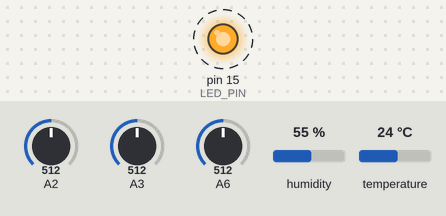
This sketch was run on a simulated Arduino Nano, built with avr-gcc and run on an emulated ATmega328P. On the bench: output pins drawn as LEDs (lit = HIGH). Dashed ring = blinking. Inputs (shaded band) come from the test bench; at power-on: A2 = 512, A3 = 512, A6 = 512, humidity 55 %, temperature 24 °C. What the sketch prints to the serial monitor is not drawn.

Above: at 2.9 s.
Timing chart, 0 to 5.7 s (numbered marks = the images above):
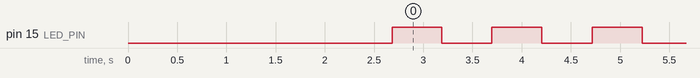

Measured:
- by itself, pin 15 (LED_PIN): alternates HIGH for 0.51 s and LOW for 0.51 s

The sketch:

spi.ino
```cpp
// Program for sending data from arduino nano and sensor to raspberry pi
// Part of skripsi by Rian Wardana
// SPI version

/**
 * Quick reference
 * SPCR = SPI Control Register, consists of 8 bit value, each controlling SPI functionality
 * |  ------------------------- SPCR ---------------------------- |
 * | SPIE | SPE   | DORD  | MSTR  | CPOL  | CPHA  | SPR1  | SPR0  |
 * |  7   |   6   |   5   |   4   |   3   |   2   |   1   |   0   |
 *
 * SPIE = enables SPI interrupt when 1
 * SPE  = (SPI Enable) enables SPI when 1
 * DORD = Sends data least Significant Bit First when 1, most Significant Bit first when 0
 * MSTR = Sets the Arduino in controller mode when 1, peripheral mode when 0
 * CPOL = Sets the data clock to be idle when high if set to 1, idle when low if set to 0
 * CPHA = Samples data on the falling edge of the data clock when 1, rising edge when 0
 * SPR1 and SPR0 - Sets the SPI speed, 00 is fastest (4MHz) 11 is slowest (250KHz)
 */

#include <DHT.h>
#include <Wire.h>
#include <SPI.h>
#include <stdlib.h>

// define constants
#define LED_PIN PIN_A1
#define DHTPIN PIN7
#define DHTTYPE DHT22
#define xInput PIN_A2
#define yInput PIN_A3
#define zInput PIN_A6
#define SS PIN_SPI_SS
#define MOSI PIN_SPI_MOSI
#define MISO PIN_SPI_MISO
#define SCLK PIN_SPI_SCK
#define MAX_LENGTH 32

const int sampleSize = 10;
const int RawMin = 0;
const int RawMax = 1023;

// init DHT22
DHT dht(DHTPIN, DHTTYPE);

// define vars
char cdata[MAX_LENGTH];
unsigned long timer = 0;
bool blinkState = false;
volatile byte pos;
volatile bool processed;
float hum, temp;
char hum_c[7], temp_c[7], acc0_c[7], acc1_c[7], acc2_c[7];
int xOffset = 0, yOffset = 0, zOffset = 0;

void dht_setup()
{
    dht.begin();
}

int readAxis(int axisPin)
{
    long reading = 0;
    analogRead(axisPin);
    delay(1);
    for (int i = 0; i < sampleSize; i++)
    {
        reading += analogRead(axisPin);
    }
    return reading / sampleSize;
}

float readX()
{
    int xRaw = readAxis(xInput) + xOffset;
    long xScaled = map(xRaw, RawMin, RawMax, -3000, 3000);
    return xScaled / 1000.0;
}
float readY()
{
    int yRaw = readAxis(yInput) + yOffset;
    long yScaled = map(yRaw, RawMin, RawMax, -3000, 3000);
    return yScaled / 1000.0;
}
float readZ()
{
    int zRaw = readAxis(zInput) + zOffset;
    long zScaled = map(zRaw, RawMin, RawMax, -3000, 3000);
    return zScaled / 1000.0;
}

void calibrate_gy61()
{
    int zeroG = 512; // analog input is 0-1023, 512 is the median value
    delay(1000);

    // calibrate the x,y,z axis
    // read 100 samples from each axis and average them out
    int xTotal = 0, yTotal = 0, zTotal = 0;
    for (int i = 0; i < 100; i++)
    {
        xTotal += readAxis(xInput);
        yTotal += readAxis(yInput);
        zTotal += readAxis(zInput);
    }
    Serial.print(F("X average: ")); Serial.println(xTotal / 100);
    xOffset = zeroG - abs(xTotal / 100);
    yOffset = zeroG - abs(yTotal / 100);
    zOffset = zeroG - abs(zTotal / 100);
    Serial.println(F("Offset is: "));
    Serial.print(F("xOffset:\t"));
    Serial.println(xOffset);
    Serial.print(F("yOffset:\t"));
    Serial.println(yOffset);
    Serial.print(F("zOffset:\t"));
    Serial.println(zOffset);
}

void setup()
{
    Serial.begin(115200);

    Wire.begin();
    Serial.println("Begin setup");
    dht_setup();
    Serial.println(F("Done dht setting."));

    Serial.println(F("Calibrating gy61..."));
    calibrate_gy61();
    delay(1000);
    Serial.println(F("Done calibrating gy61."));

    // these results in SPCR = 0b01000000
    SPCR |= (1 << SPE);
    SPI.attachInterrupt();

    // set pin mode in slave mode
    pinMode(MISO, OUTPUT);
    pinMode(MOSI, INPUT);
    pinMode(SCLK, INPUT);
    pinMode(SS, INPUT);

    pinMode(LED_PIN, OUTPUT); // setup LED pin for output

    pos = 0;
    processed = false;
    Serial.println(F("Starting program."));
}

// SPI interrupt routine
// called every SPI transfer cycle.
ISR(SPI_STC_vect)
{
    byte b = SPDR;

    // First start byte received from master.
    // This indicates the begining of SPI transaction.
    if (b == 0x10)
    {
        pos = 0;
        processed = true;
    }

    if (pos < MAX_LENGTH)
    {
        SPDR = cdata[pos++];
    }
    else
    {
        processed = false;
    }
}

void loop()
{
    if (!processed && (millis() - timer > 500)) // loop every half sec
    {
        hum = dht.readHumidity();
        temp = dht.readTemperature();

        float xAccel = readX(); float yAccel = readY();  float zAccel = readZ();

        dtostrf(hum, 2, 1, hum_c);
        dtostrf(temp, 2, 1, temp_c);
        dtostrf(xAccel, 2, 2, acc0_c);
        dtostrf(yAccel, 2, 2, acc1_c);
        dtostrf(zAccel, 2, 2, acc2_c);
        // Data is humidity | temperature | acceleration [x, y, z]
        snprintf(cdata, MAX_LENGTH, "%s|%s|%s,%s,%s", hum_c, temp_c, acc0_c, acc1_c, acc2_c);
        // Serial.println(cdata);

        // blinks to indicate program is running
        blinkState = !blinkState;
        digitalWrite(LED_PIN, blinkState);
        timer = millis();
    }
}
```
